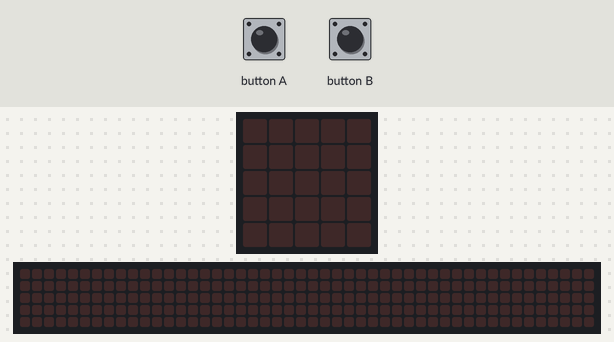
A program run on a simulated BBC micro:bit (MakeCode). Shown: the board's 5×5 LED display, a strip that is not on the board, showing the scrolling text unrolled. The test bench sets the inputs (shaded band). The 48×5 strip is a reading aid, not a part: it shows the text the display is scrolling, unrolled, one strip-width of it at a time.

Above: at 1.2 s.
1.3 s: button A pressed for 0.15 s
At 1.52 s:
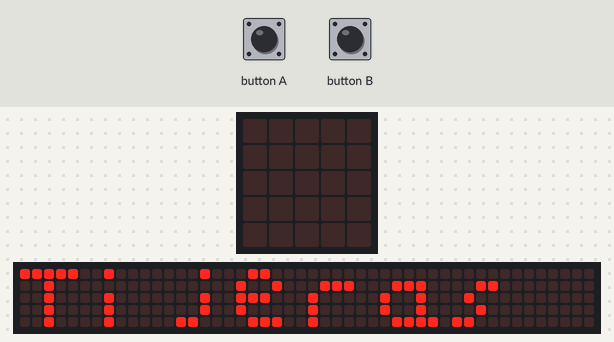
At 1.97 s:
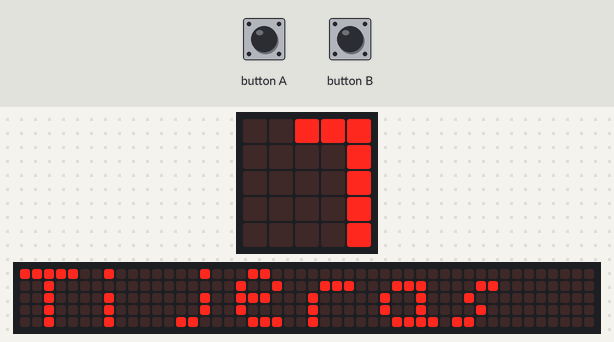
4.3 s: button B pressed for 0.15 s
At 21.4 s:
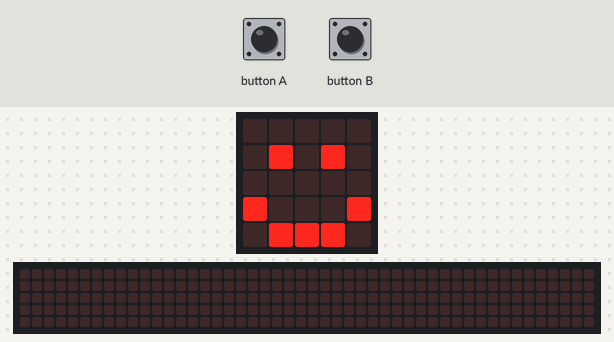

The program:

main.ts
```typescript
input.onButtonPressed(Button.A, function () {
    basic.showString("Tijeras")
    basic.showIcon(IconNames.Scissors)
    basic.pause(5000)
    basic.showNumber(4)
})
input.onButtonPressed(Button.B, function () {
    basic.showString("Carita feliz")
    basic.showIcon(IconNames.Happy)
    basic.pause(1000)
    basic.showNumber(10)
})
```

test.ts
```typescript
// aquí va el archivo "tests"; esto no se compilará cuando este paquete se utilice como una extensión.
```

Measured:
- after the input at 1.3 s, the display: changes after 0.15 s (image 1)
- after the input at 4.3 s, the display: first differs from a run without the input after 5.0 s (image 3 shows a later state)
- what the display in image 3 shows lasts 0.6 s, from 21.0 s to 21.6 s
